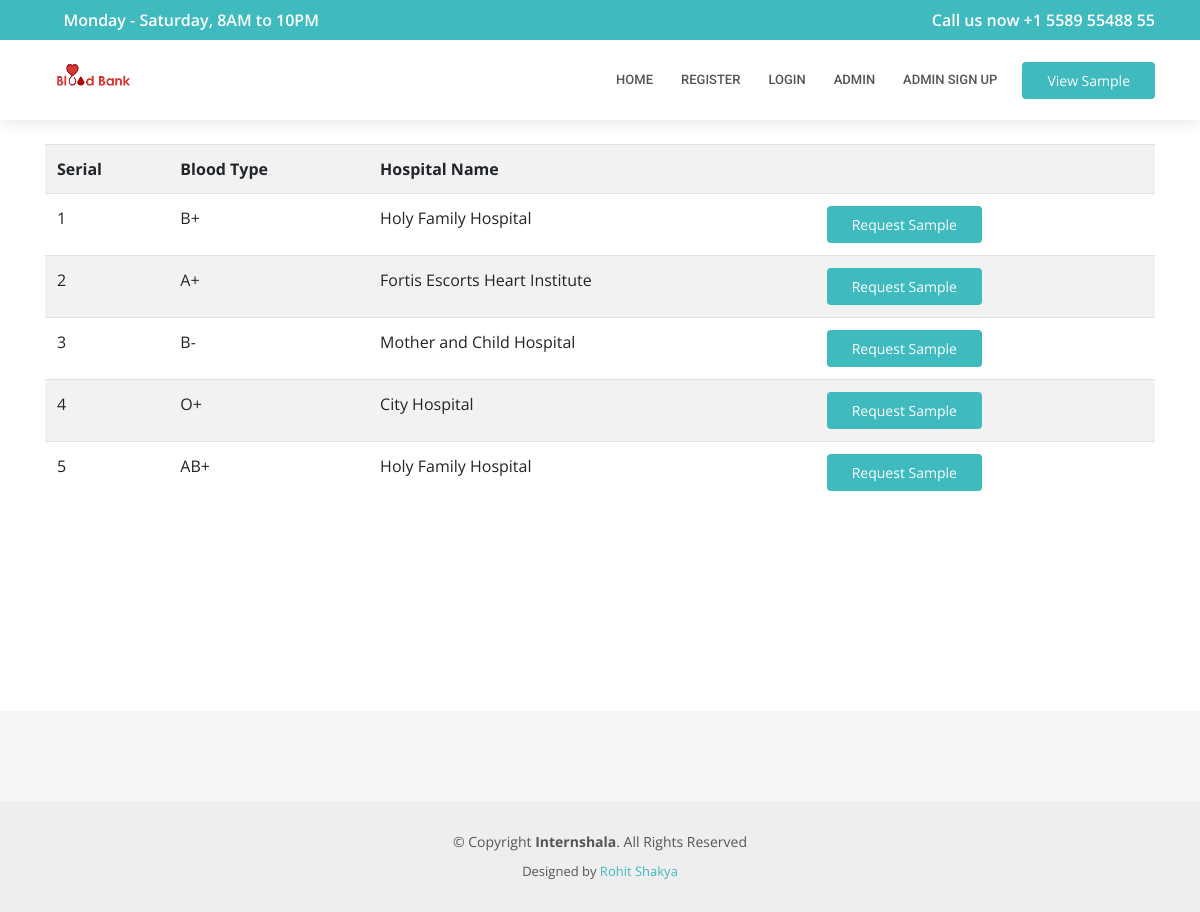
The page /pages/view-available-sample.php on the database its author committed.
### tables this page shows
CREATE TABLE IF NOT EXISTS `bloodsample` (
`bloodsample_id` int(11) NOT NULL,
  `bloodsample_name` varchar(100) ,
  `hospital_name` varchar(100) 
);

### pages/view-available-sample.php (the view, shortened to what this page needs)
<!DOCTYPE html>
<html lang="en">
<head>
  <link href="../assets/vendor/bootstrap/css/bootstrap.min.css" rel="stylesheet">
  <link href="../assets/vendor/icofont/icofont.min.css" rel="stylesheet">
  <link href="../assets/vendor/boxicons/css/boxicons.min.css" rel="stylesheet">
  <link href="../assets/vendor/animate.css/animate.min.css" rel="stylesheet">
  <link href="../assets/vendor/owl.carousel/assets/owl.carousel.min.css" rel="stylesheet">
  <link href="../assets/vendor/venobox/venobox.css" rel="stylesheet">
  <link href="../assets/vendor/aos/aos.css" rel="stylesheet">
  <link href="../assets/css/style.css" rel="stylesheet">
</head>
<body>
  <div id="topbar" class="d-none d-lg-flex align-items-center fixed-top">
    <div class="container d-flex align-items-center justify-content-between">
      <div class="d-flex align-items-center">
      </div>
      <div class="d-flex align-items-center">
      </div>
    </div>
  </div>
  <main id="main">
  <div id="topbar" class="d-none d-lg-flex align-items-center fixed-top">
    <div class="container d-flex align-items-center justify-content-between">
      <div class="d-flex align-items-center">
        <i class="icofont-clock-time"></i> Monday - Saturday, 8AM to 10PM
      </div>
      <div class="d-flex align-items-center">
        <i class="icofont-phone"></i> Call us now +1 5589 55488 55
      </div>
    </div>
  </div>
  <header id="header" class="fixed-top">
    <div class="container d-flex align-items-center">
      <a href="../index.html" class="logo mr-auto"><img src="../assets/img/logo.png" alt=""></a>
      <nav class="nav-menu d-none d-lg-block">
        <ul>
          <li><a href="./home.php">Home</a></li>
          <li><a href="./receiver_sign_up.php">Register</a></li>
          <li><a href="./receiver_login.php">Login</a></li>
          <li><a href="./hospital_login.php">Admin</a></li>
          <li><a href="./hospital_sign_up.php">Admin Sign Up</a></li>
        </ul>
      </nav>
    <a href="./view-available-sample.php" disabled=true class="appointment-btn scrollto" href="javascript:void(0)" onclick="scrollToDownload()"><span class="d-none d-md-inline">View Sample</span></a>
</div>
  </header>
  <main id="main">
      <div class="container" data-aos="fade-up">
        <br><br>
                                    <?php
                                      include('../config/dbconn.php');
                                      $query = "SELECT * FROM bloodsample";
                                      $result = mysqli_query($dbconn,$query);
                                      ?>
                                      <br><br><br><br>
                                        <table id="" class="table table-condensed table-striped">
                                      <tr>
                                      <th>Serial</th>
                                      <th>Blood Type</th>
                                      <th>Hospital Name</th>
                                      <th></th>
                                      </tr>
                                    <?php
                                          if($result){
                                            while($res = mysqli_fetch_array($result)) {
                                              echo "<tr>";
                                                echo "<td>".$res['bloodsample_id']."</td>";
                                                echo "<td>".$res['bloodsample_name']."</td>";
                                                echo "<td>".$res['hospital_name']."</td>";
                                                echo "<td>"?>
    <a href="./receiver_login.php" class="appointment-btn scrollto"><span class="d-none d-md-inline">Request Sample</span>
      <?php echo "</td>"; }
                                          }?>
                                </table><br><br><br><br>
                        </div>
<br><br><br><br>
  </main>
  <footer id="footer">
    <div class="footer-top">
    </div>
    <div class="container">
      <div class="copyright">
        &copy; Copyright <strong><span>Internshala</span></strong>. All Rights Reserved
      </div>
      <div class="credits">
        Designed by <a href="https://rohitshakya.github.io/">Rohit Shakya</a>
      </div>
    </div>
  </footer>
</body>
</html>

### assets/css/style.css (style rules this page uses)
body { font-family: "Open Sans", sans-serif; color: #444444; }
a { color: #3fbbc0; }
#topbar { background: #3fbbc0; color: #fff; height: 40px; font-size: 16px; font-weight: 600; transition: all 0.5s; }
#topbar i { padding-right: 6px; }
#header { background: #fff; transition: all 0.5s; z-index: 997; padding: 20px 0; top: 40px; box-shadow: 0px 2px 15px rgba(0, 0, 0, 0.1); }
#header .logo { font-size: 28px; margin: 0; padding: 0; line-height: 1; font-weight: 600; letter-spacing: 0.5px; text-transform: uppercase; }
#header .logo img { max-height: 40px; }
.nav-menu ul { margin: 0; padding: 0; list-style: none; }
.nav-menu > ul { display: flex; }
.nav-menu > ul > li { position: relative; white-space: nowrap; padding: 10px 0 10px 28px; }
.nav-menu a { display: block; position: relative; color: #555555; transition: 0.3s; font-size: 13px; font-family: "Roboto", sans-serif; text-transform: uppercase; font-weight: 500; }
.appointment-btn { margin-left: 25px; background: #3fbbc0; color: #fff; border-radius: 4px; padding: 8px 25px; white-space: nowrap; transition: 0.3s; font-size: 14px; display: inline-block; }
.mobile-nav { position: fixed; top: 55px; right: 15px; bottom: 15px; left: 15px; z-index: 9999; overflow-y: auto; background: #fff; transition: ease-in-out 0.2s; opacity: 0; visibility: hidden; border-radius: 10px; padding: 10px 0; }
.mobile-nav * { margin: 0; padding: 0; list-style: none; }
.mobile-nav a { display: block; position: relative; color: #555555; padding: 10px 20px; font-weight: 500; outline: none; }
#footer { background: #eeeeee; padding: 0 0 30px 0; color: #555555; font-size: 14px; }
#footer .footer-top { background: #f6f6f6; padding: 60px 0 30px 0; }
#footer .copyright { text-align: center; padding-top: 30px; }
#footer .credits { padding-top: 10px; text-align: center; font-size: 13px; }

### rows shown on the page
bloodsample: bloodsample_id "1", bloodsample_name "B+", hospital_name "Holy Family Hospital"
bloodsample: bloodsample_id "2", bloodsample_name "A+", hospital_name "Fortis Escorts Heart Institute"
bloodsample: bloodsample_id "3", bloodsample_name "B-", hospital_name "Mother and Child Hospital"
bloodsample: bloodsample_id "4", bloodsample_name "O+", hospital_name "City Hospital"
bloodsample: bloodsample_id "5", bloodsample_name "AB+", hospital_name "Holy Family Hospital"
